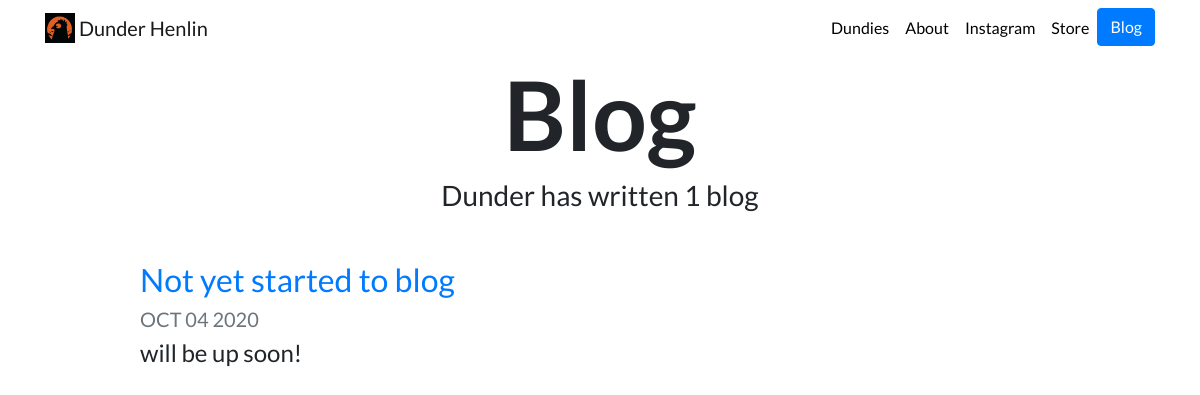
/blog/, run on an earlier commit of the app's database.
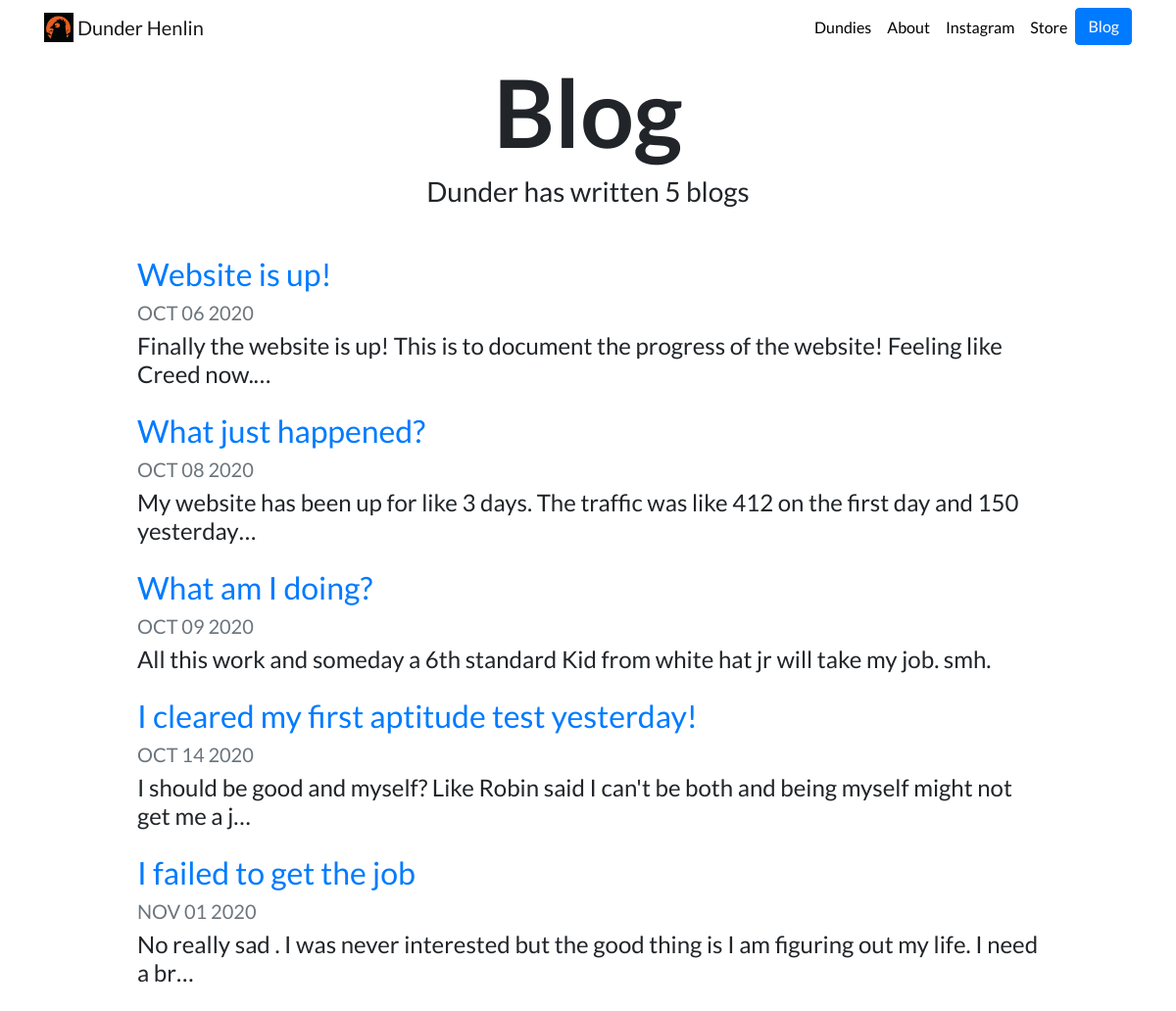
And on a later commit of the database.
### blog/models.py (models this page shows, shortened)
class Blog(models.Model):
    Title= models.CharField(max_length=100)
    Date=models.DateField()
    Description=models.CharField(max_length=250)

### blog/views.py (the view)
# urls.py: path('',views.all_blogs,name='all_blogs'),
def all_blogs(request):
    blogs=Blog.objects.all()
    return render(request,'blog/all_blogs.html',{'blogs':blogs})

### blog/templates/blog/all_blogs.html
{% extends "portfolio/base.html" %}
{% load static %}
{% block content %}
<h1 id="blogtitle" class="font-weight-bold text-center">Blog</h1>
<h3 class="text-center mb-5">Dunder has written {{ blogs.count }} blog{{ blogs.count|pluralize }}</h3>
{% for blog in blogs %}
<div class="row justify-content-center my-3">
  <div class="col-md-10">
    <a href="{% url 'blog:detail' blog.id %}">
      <h2>{{ blog.Title }}</h2>
    </a>
    <h5 class="text-muted">{{ blog.Date|date:'M d Y'|upper }}</h5>
    <h4>{{ blog.Description|striptags|truncatechars:100 }}</h4>
  </div>
</div>
{% endfor %}
{% endblock %}

What changed in the data, as far as the page shows it:
removed Blog: Title "Not yet started to blog", Date "OCT 04 2020", Description "will be up soon!"
added Blog: Title "Website is up!", Date "OCT 06 2020", Description "Finally the website is up! This is to document the progress of the website! Feeling like Creed now.…"
added Blog: Title "What just happened?", Date "OCT 08 2020", Description "My website has been up for like 3 days. The traffic was like 412 on the first day and 150 yesterday…"
added Blog: Title "What am I doing?", Date "OCT 09 2020", Description "All this work and someday a 6th standard Kid from white hat jr will take my job. smh."
added Blog: Title "I cleared my first aptitude test yesterday!", Date "OCT 14 2020", Description "I should be good and myself? Like Robin said I can't be both and being myself might not get me a j…"
added Blog: Title "I failed to get the job", Date "NOV 01 2020", Description "No really sad . I was never interested but the good thing is I am figuring out my life. I need a br…"
Also different on the page:
{{ blogs.count }}: "1" → "5"
